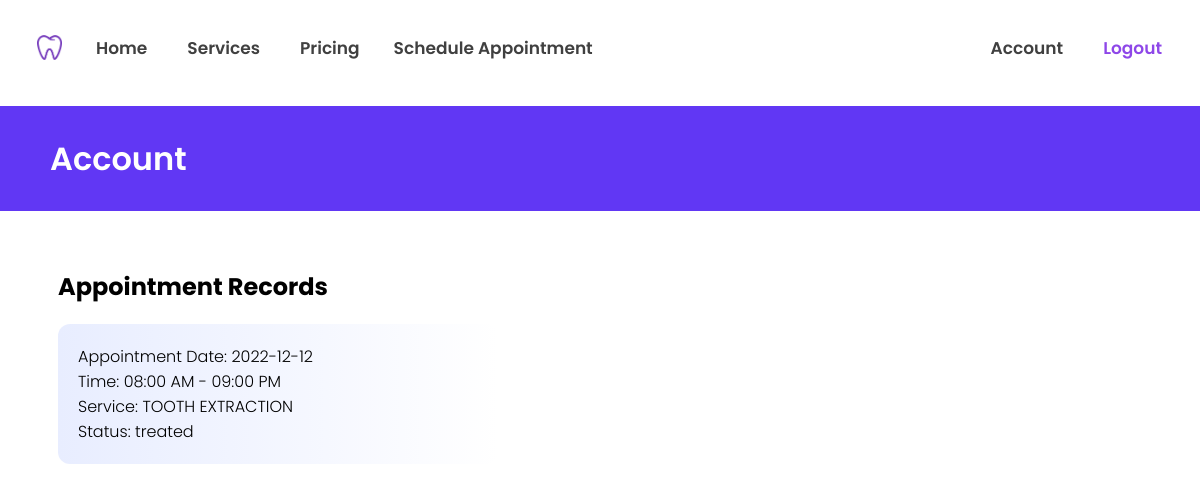
/web_pages/php/appointmentrecord.php (signed in), run on the app's committed database.
### tables this page shows
CREATE TABLE `appointment` (
  `appointid` int(11) NOT NULL,
  `patientid` varchar(20) NOT NULL,
  `staffid` varchar(20) DEFAULT NULL,
  `servid` int(11) NOT NULL,
  `appointdate` date NOT NULL,
  `appointtime` int(11) NOT NULL,
  `status` varchar(20) NOT NULL DEFAULT 'pending',
  `hastreatment` varchar(3) NOT NULL DEFAULT 'no'
);

CREATE TABLE `service` (
  `servid` int(11) NOT NULL,
  `servimage` varchar(50) NOT NULL,
  `servname` varchar(50) NOT NULL,
  `servdesc` longtext NOT NULL,
  `price` decimal(8,2) NOT NULL,
  `pertooth` varchar(3) NOT NULL DEFAULT 'no'
);

### web_pages/php/appointmentrecord.php (the view, shortened to what this page needs)
<?php
include_once "navbar.php";
$userid =  $_SESSION['userid'];
?>
<!DOCTYPE html>
<html lang="en" dir="ltr">
  <head>
	<link rel="stylesheet" href="../css/main.css">
  </head>
  <body>
  <h1>Account</h1><br>
  <div class="main">
	<h2>Appointment Records</h2>
    <?php
    $sql = "SELECT * FROM appointment WHERE patientid = '$userid' ORDER BY appointid DESC";
    $res = mysqli_query($conn, $sql);
    if(mysqli_num_rows($res) > 0){
      while($appointment = mysqli_fetch_assoc($res)){
        $appointdate = $appointment['appointdate'];
        $appointtimeid = $appointment['appointtime'];
        $status = $appointment['status'];
        $servid = $appointment['servid'];
        $format = "%h:%i %p";
        $sql = "SELECT TIME_FORMAT(starttime, '$format') as starttime, TIME_FORMAT(endtime, '$format') as endtime FROM `appointment_schedule` WHERE appointschedid = '$appointtimeid' ";
        $time = mysqli_query($conn, $sql);
        if(mysqli_num_rows($time) > 0){
          while($schedule = mysqli_fetch_assoc($time)){
            $starttime = $schedule['starttime'];
            $endtime = $schedule['endtime'];
            $concatenatesched = $starttime." - ".$endtime;
          }
        }
        $sql_service = "SELECT * FROM service WHERE servid = '$servid'";
        $service_data = mysqli_query($conn,$sql_service);
        if(mysqli_num_rows($service_data) > 0){
          while($service = mysqli_fetch_assoc($service_data) ){
            $servname = $service['servname'];
          }
        }
        ?>
        <div class="box-overlay2">
          Appointment Date: <?=$appointdate?><br>
          Time: <?=$concatenatesched?><br>
          Service: <?=$servname?><br>
          Status: <?=$status?><br><br>
		</div>
      <?php }
    }
     ?>
	 </div>
  </body>
</html>

### web_pages/css/navbar.css (style rules this page uses)
body { overflow-x: hidden; }

### web_pages/css/main.css (style rules this page uses)
.main { margin: 20px 50px 50px 50px; font-family: 'Poppins', sans-serif; font-weight: 300; }
h1 { margin: 20px -8px; color: white; padding: 115px 50px 28px 50px; background-color: #6137F4; background-position: -50px; font-family: 'Poppins', sans-serif; font-weight: 600; }
.box-overlay2 { display: block; z-index: -2; width: 400px; height: 100px; padding: 20px 20px; border-radius: 12px; margin-bottom: 10px; background-image: linear-gradient(90deg, rgba(232, 237, 255 ,1), rgba(232, 237, 255 ,0)); }

### data on the page
appointment: appointdate "2022-12-12", concatenatesched "08:00 AM - 09:00 PM", servid.servname "TOOTH EXTRACTION", status "treated"
